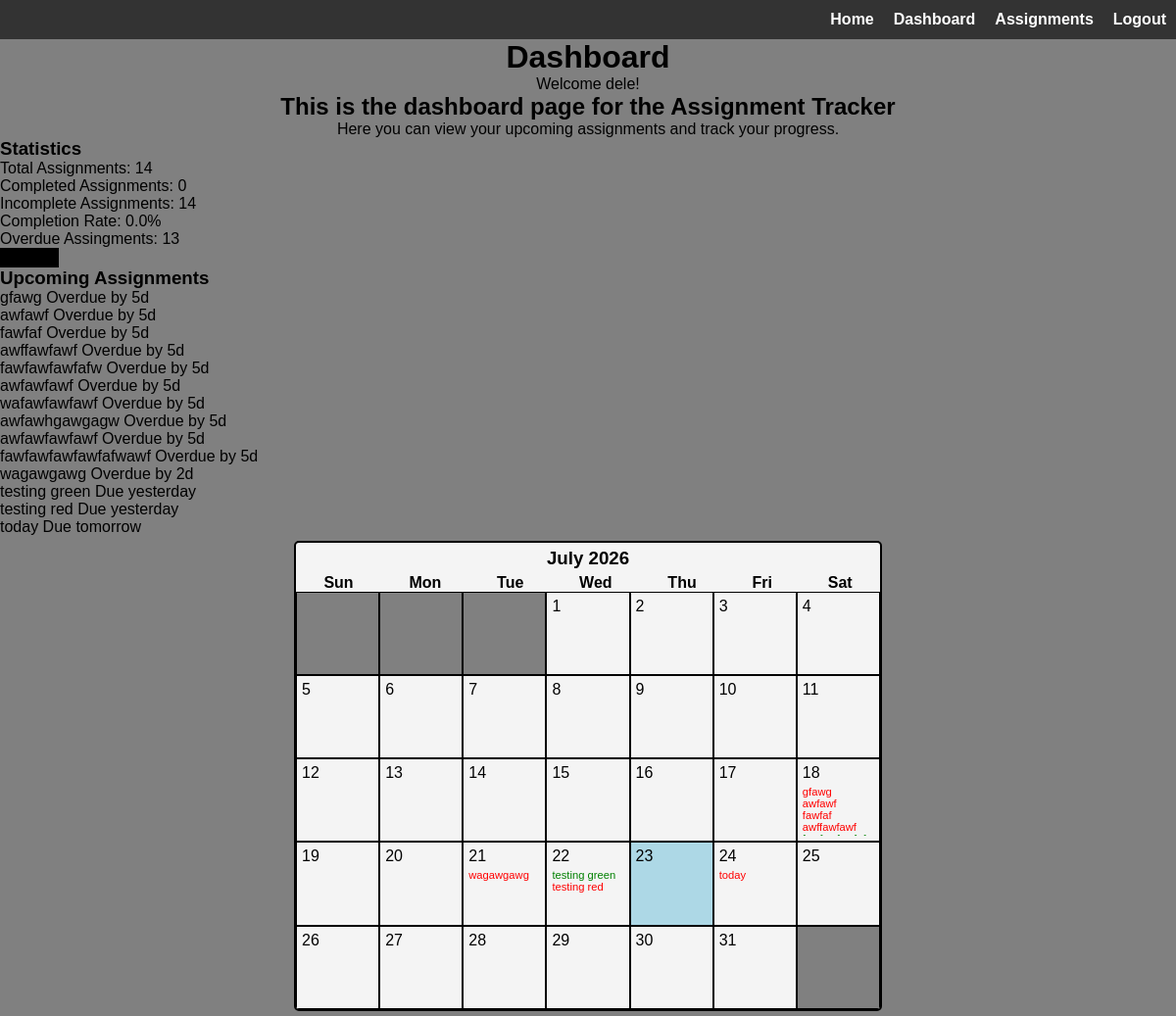
Page /dashboard (signed in) on the earlier database version.
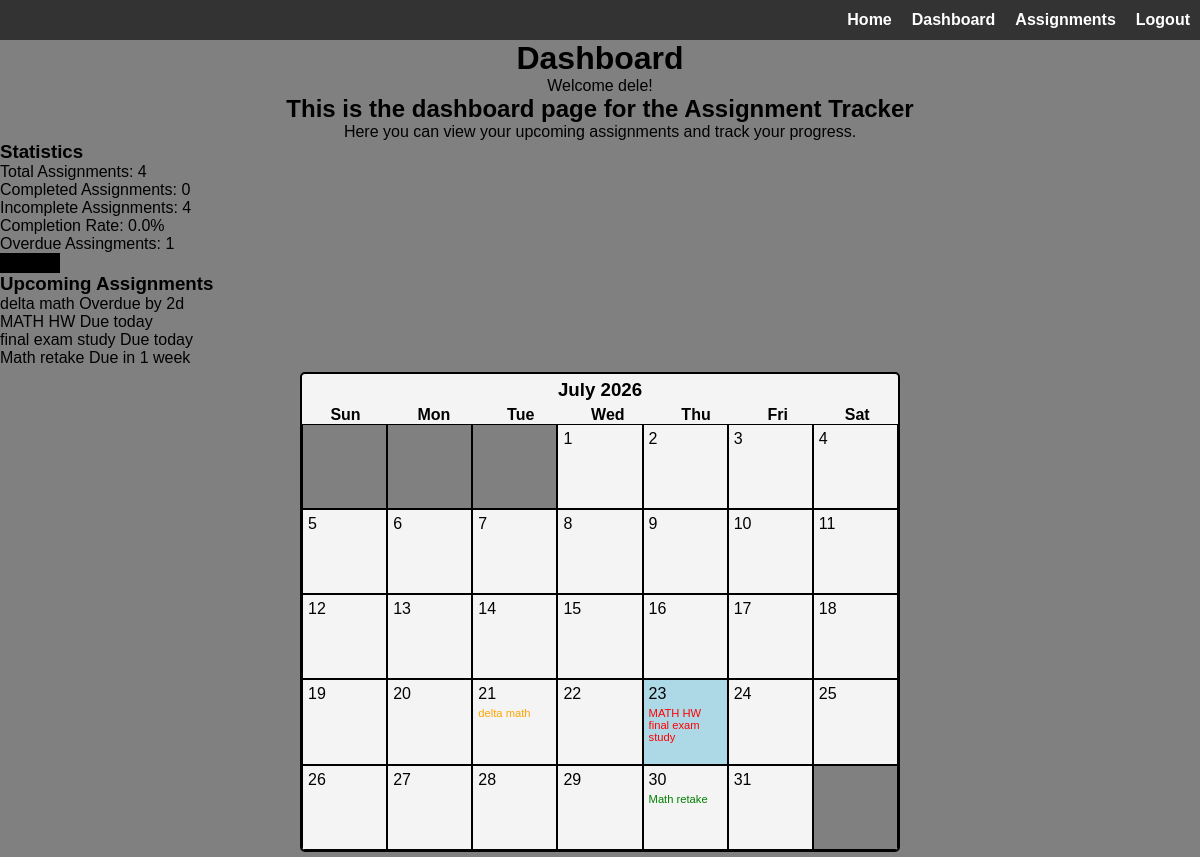
Same page on the later database version.
### app/models.py (models this page shows, shortened)
class Assignment(db.Model):
    id = db.Column(db.Integer, primary_key=True)
    name = db.Column(db.String(150))
    course = db.Column(db.String(150))
    priority = db.Column(db.String(150))
    due_date = db.Column(db.Date)
    notes = db.Column(db.String(10000))
    completion_status = db.Column(db.Boolean, default=False)
    student = db.Column(db.Integer, db.ForeignKey('user.id'))
    def days_until_due(self):
        try:
            return (self.due_date - date.today()).days
        except ValueError:
            return 9999
    def due_label(self):
        days = self.days_until_due()
        if days < -1:
            return f"Overdue by {abs(days)}d"
        elif days == -1:
            return f"Due yesterday"
        elif days == 0:
            return "Due today"
        elif days == 1:
            return "Due tomorrow"
        elif 1 < days <= 6:
            return f"Due in {days} days"
        elif days ==7:
            return "Due in 1 week"
        else:
            return f"Due date: {self.due_date.strftime('%m/%d/%Y')}"

### app/dashboard/routes.py (the view)
@views.route("/dashboard", methods=["GET", "POST"])
@login_required
def dashboard():
    stats = {
        "completed": sum(1 for assignment in current_user.assignments if assignment.completion_status),
        "incomplete": sum(1 for assignment in current_user.assignments if not assignment.completion_status),
        "rate": (sum(1 for assignment in current_user.assignments if assignment.completion_status) / len(current_user.assignments) * 100) if current_user.assignments else 0,
        "overdue": sum(1 for assignment in current_user.assignments if assignment.days_until_due() < 0 and not assignment.completion_status)
    }
    today = int(datetime.now().strftime("%d"))
    upcoming_assignments = sorted([assignment for assignment in current_user.assignments if assignment.days_until_due() <= 7], key = lambda a: a.days_until_due())
    weeks = [[0, 0, 0, 1, 2, 3, 4],
             [5, 6, 7, 8, 9, 10, 11],
             [12, 13, 14, 15, 16, 17, 18],
             [19, 20, 21, 22, 23, 24, 25],
             [26, 27, 28, 29, 30, 31, 0]]
    try:
        assignments = [(assignment.name, int(assignment.due_date.strftime("%d")), assignment.priority) for assignment in current_user.assignments]
    except Exception:
        assignments = "Error happened"
    return render_template("dashboard.html", user=current_user, stats = stats, today = today, current_month_calendar = weeks, assignments = assignments, upcoming_assignments = upcoming_assignments)

### app/__init__.py (called while the page is built)
def create_app():
    app = Flask(__name__)
    app.config['SECRET_KEY'] = os.environ.get("SECRET_KEY")
    app.config['SQLALCHEMY_DATABASE_URI'] = 'sqlite:///database.db'
    db.init_app(app)
    from app.auth.routes import auth
    from app.dashboard.routes import views
    app.register_blueprint(auth, url_prefix="/auth")
    app.register_blueprint(views, url_prefix="/")
    from .models import User, Assignment
    login_manager = LoginManager()
    login_manager.login_view = "auth.login"
    login_manager.init_app(app)
    @login_manager.user_loader
    def load_user(id):
        return User.query.get(int(id))
    if not path.exists('app/' + "database.db"):
        with app.app_context():
            db.create_all()
        print('Created Database!')
    return app

### app/templates/dashboard.html (shortened to what this page needs)
{% extends "index.html" %}
{% block content %}
    <div align="center">
        <h1>Dashboard</h1>
        <p>Welcome {{ user.username }}!</p>
        <h2>This is the dashboard page for the Assignment Tracker</h2>
        <p>Here you can view your upcoming assignments and track your progress.</p>
    </div>
    <div align = "left">
        <h3>Statistics</h3>
        <p>Total Assignments: {{ user.assignments|length }}</p>
        <p>Completed Assignments: {{ stats.completed }}</p>
        <p>Incomplete Assignments: {{ stats.incomplete }}</p>
        <P>Completion Rate: {{ "%.1f" | format(stats.rate) }}%</P>
        <p>Overdue Assingments: {{ stats.overdue }}</p>
        <div class="progress-container"><div class="progress"></div></div>
    </div>
    <div align="left">
        <h3>Upcoming Assignments</h3>
        <ul>
        {% for assignment in upcoming_assignments %}
        <li>{{ assignment.name + " " +assignment.due_label() }}</li>
        {% endfor %}
        </ul>
    </div>
    <div id="calender">
        <div class="month">
            <h3 class="month center">July 2026</h3>
            <div id="cal-header"><span>Sun</span><span>Mon</span><span >Tue</span><span>Wed</span><span>Thu</span><span>Fri</span><span>Sat</span></div>
            <div id="calender-grid">
                {% for week in current_month_calendar %}
                <div class="calendar-week">
                    {% for day in week %}
                    {% if day == 0 %}
                    <div class="no-day calendar-day">&nbsp;</div>
                    {% elif today == day %}
                    <div class="calendar-day current-day">
                        {{ day }}
                        <ul>
                            {% for assignment in assignments %}
                            {% if assignment[1] == day %}
                                {% if assignment[2] == "High" %}
                                <li class="red-text">{{ assignment[0] }}</li>
                                {% elif assignment[2] == "Medium" %}
                                <li class="orange-text">{{ assignment[0] }}</li>
                                {% else %}
                                <li class="green-text">{{ assignment[0] }}</li>
                                {% endif %}
                            {% endif %}
                            {% endfor %}
                        </ul>
                    </div>
                    {% else %}
                    <div class="calendar-day">
                        {{ day }}
                        <ul>
                            {% for assignment in assignments %}
                            {% if assignment[1] == day %}
                                {% if assignment[2] == "High" %}
                                <li class="red-text">{{ assignment[0] }}</li>
                                {% elif assignment[2] == "Medium" %}
                                <li class="orange-text">{{ assignment[0] }}</li>
                                {% else %}
                                <li class="green-text">{{ assignment[0] }}</li>
                                {% endif %}
                            {% endif %}
                            {% endfor %}
                        </ul>
                    </div>
                    {% endif %}
                    {% endfor %}
                </div>
                {% endfor %}
            </div>
        </div>
    </div>
{% endblock %}

Differences in the rows shown:
removed Assignment: name+due_date "fawfaf Overdue by 5d", name "fawfaf"
removed Assignment: name+due_date "awffawfawf Overdue by 5d", name "awffawfawf"
removed Assignment: name+due_date "fawfawfawfafw Overdue by 5d"
removed Assignment: name+due_date "awfawfawf Overdue by 5d", shown under "Upcoming Assignments"
removed Assignment: name+due_date "wafawfawfawf Overdue by 5d", shown under "Upcoming Assignments"
removed Assignment: name+due_date "awfawhgawgagw Overdue by 5d", shown under "Upcoming Assignments"
removed Assignment: name+due_date "awfawfawfawf Overdue by 5d", shown under "Upcoming Assignments"
removed Assignment: name+due_date "fawfawfawfawfafwawf Overdue by 5d", shown under "Upcoming Assignments"
removed Assignment: name+due_date "wagawgawg Overdue by 2d", name "wagawgawg"
removed Assignment: name+due_date "testing green Due yesterday", name "testing green"
removed Assignment: name+due_date "testing red Due yesterday", name "testing red"
removed Assignment: name+due_date "today Due tomorrow", name "today"
added Assignment: name+due_date "delta math Overdue by 2d", name "delta math"
changed Assignment: name+due_date "gfawg Overdue by 5d" → "MATH HW Due today"; moves from the list under "18" to the list under "23"
changed Assignment: name+due_date "awfawf Overdue by 5d" → "final exam study Due today"; moves from the list under "18" to the list under "23"
added Assignment: name+due_date "Math retake Due in 1 week", name "Math retake"
Other differences:
{{ user.assignments|length }}: "14" → "4"
{{ stats.incomplete }}: "14" → "4"
{{ stats.overdue }}: "13" → "1"
